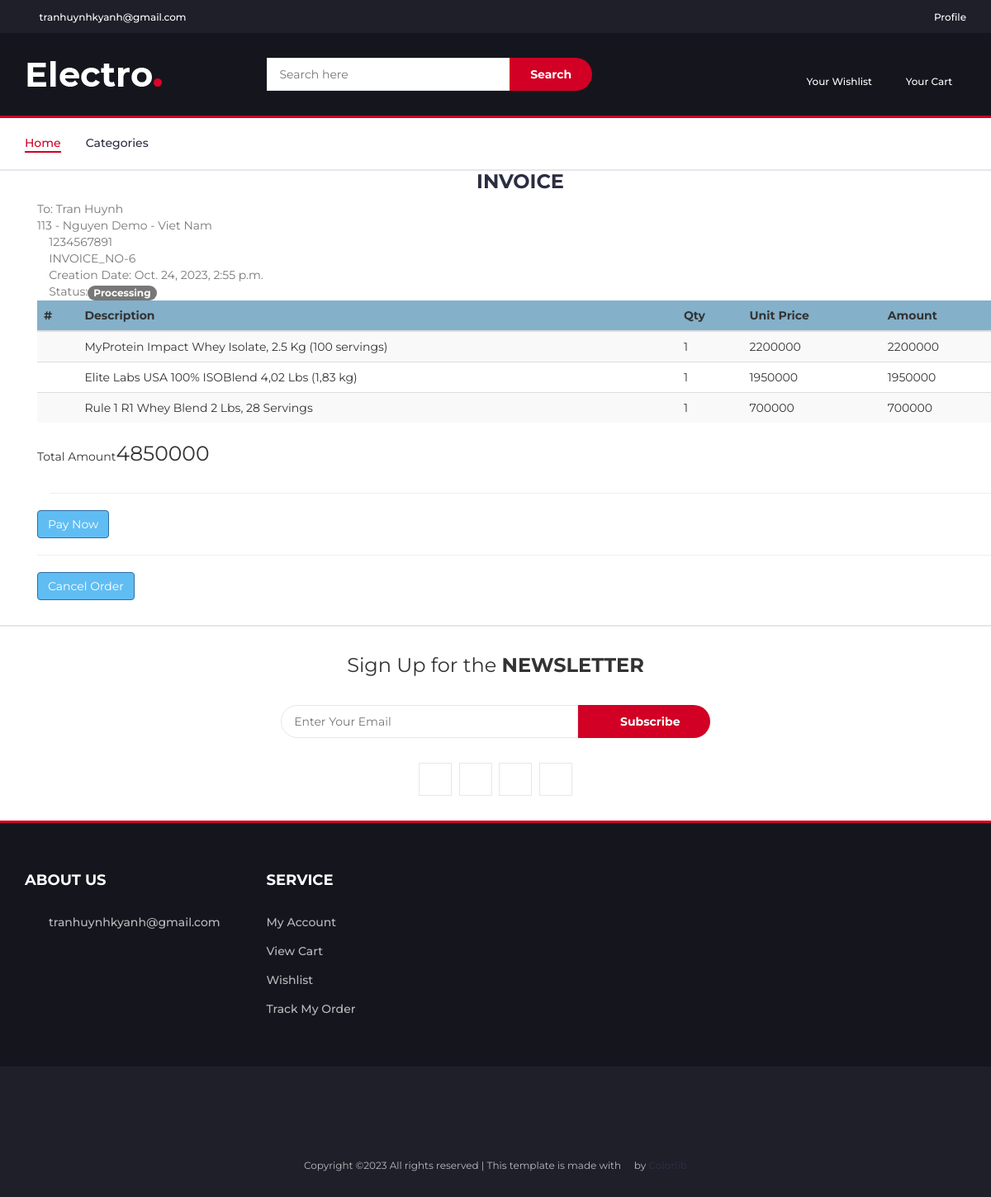
The page /order-detail/INVOICE_NO-6 (signed in) on the database its author committed.
### userauth/models.py (models this page shows, shortened)
class User(AbstractUser):
    username = models.CharField(max_length=100)
    email = models.EmailField(unique=True)
    image = models.ImageField(upload_to=user_directory_path,null=True,default="none.jpg")
    USERNAME_FIELD = "email"
    REQUIRED_FIELDS = ['username']

### core/models.py (models this page shows, shortened)
class Order(models.Model):
    invoice_no = models.CharField(max_length=200)
    user = models.ForeignKey(User,on_delete=models.CASCADE)
    price = models.PositiveBigIntegerField(default=2000)
    paid_status = models.BooleanField(default=False)
    order_date = models.DateTimeField(auto_now_add=True)
    product_status = models.TextField(choices=STATUS_CHOICE,max_length=30)
    destination = models.ForeignKey(Address,on_delete=models.CASCADE)
    image = models.ImageField(max_length=200,null=True)
    class Meta:
        verbose_name_plural = "Orders"

class Address(models.Model):
    user = models.ForeignKey(User,on_delete=models.SET_NULL,null=True)
    address = models.CharField(max_length=100,null=True)
    phone = models.BigIntegerField(null=True)
    status = models.BooleanField(default=False)
    class Meta:
        verbose_name_plural = "Address"

class OrderItems(models.Model):
    order = models.ForeignKey(Order,on_delete=models.CASCADE)
    item = models.ForeignKey(Product,on_delete=models.CASCADE)
    image = models.ImageField(max_length=200)
    quantity = models.IntegerField(default=1)
    price = models.PositiveBigIntegerField(default=2000)
    total = models.PositiveBigIntegerField(default=2000)
    class Meta:
        verbose_name_plural = "Order Items"

class Product(models.Model):
    pid =  ShortUUIDField(unique = True,length = 10,max_length=20,prefix="pro",alphabet="abcdefgh123456")
    title = models.CharField(max_length=100,default="MSI Laptop")
    category = models.ForeignKey(Category,on_delete=models.SET_NULL,null=True,db_constraint=False)
    image = models.ImageField(upload_to=user_directory_path,default="MSILaptop.jpg",null=True)
    description = models.CharField(blank=True,default="This is the product",max_length=300)
    price = models.PositiveBigIntegerField(default=2000,null=True)
    old_price = models.PositiveBigIntegerField(default=3000,null=True)
    specifications = models.TextField(null=True,blank=True)
    tags = models.ManyToManyField(Tag)
    product_status = models.TextField(choices=STATUS,max_length=10,default="Draft",null=True)
    status = models.BooleanField(default=True)
    in_stock = models.BooleanField(default=True)
    featured = models.BooleanField(default=True)
    digital = models.BooleanField(default=True)
    sku = ShortUUIDField(unique = True,length = 4,max_length=20,prefix="sku",alphabet="1234567890")
    vendor = models.ForeignKey(Vendor,on_delete=models.CASCADE,null=True)
    image_url = models.URLField(null=True)
    autocomplete_fields = ["title"]
    class Meta:
        verbose_name_plural = "Products"

### core/views.py (the view)
# urls.py: path("order-detail/<invoice>",OrderDetailView,name="order-detail"),
@login_required
def OrderDetailView(request,invoice):
    order = Order.objects.get(invoice_no = invoice)
    order_items = OrderItems.objects.filter(order=order).all()
    context = {
        "order":order,
        "order_items":order_items,
    }
    return render(request,"payment-completed.html",context)

### templates/payment-completed.html (shortened to what this page needs)
{%extends "index.html"%}
{%block body%}
<div class = "container">
    <div class="card">
        <div class="card-body">
        <div class="container mb-5 mt-3">
            <div class="container">
            <div class="col-md-12">
                <div class="text-center">
               <h3>INVOICE</h3>
                </div>
            </div>
            <div class="row">
                <div class="col-xl-8">
                <ul class="list-unstyled">
                    <li class="text-muted">To: {{request.user.first_name}}</li>
                    <li class="text-muted">{{order.destination.address}}</li>
                    <li class="text-muted"><i class="fas fa-phone"></i> {{order.destination.phone}}</li>
                </ul>
                </div>
                <div class="col-xl-4">
                <ul class="list-unstyled">
                    <li class="text-muted"><i class="fas fa-circle" style="color:#84B0CA ;"></i> {{order.invoice_no}}</li>
                    <li class="text-muted"><i class="fas fa-circle" style="color:#84B0CA ;"></i> <span
                        class="fw-bold">Creation Date: </span>{{order.order_date}}</li>
                    <li class="text-muted"><i class="fas fa-circle" style="color:#84B0CA ;"></i> <span
                        class="me-1 fw-bold">Status:</span><span class="badge bg-warning text-black fw-bold">
                        {{order.product_status}}</span></li>
                </ul>
                </div>
            </div>
            <div class="row my-2 mx-1 justify-content-center">
                <table class="table table-striped table-borderless">
                <thead style="background-color:#84B0CA ;" class="text-white">
                    <tr>
                    <th scope="col">#</th>
                    <th scope="col">Description</th>
                    <th scope="col">Qty</th>
                    <th scope="col">Unit Price</th>
                    <th scope="col">Amount</th>
                    </tr>
                </thead>
                <tbody>
                    {%for item in order_items%}
                    <tr>
                    <th scope="row"></th>
                    <td>{{item.item.title}}</td>
                    <td>{{item.quantity}}</td>
                    <td>{{item.price}}</td>
                    <td>{{item.total}}</td>
                    </tr>
                    {%endfor%}
                </tbody>
                </table>
            </div>
            <div class="row">
                <div class="col-xl-3">
                <p class="text-black float-start"><span class="text-black me-3"> Total Amount</span><span
                    style="font-size: 25px;">{{order.price}}</span></p>
                </div>
            </div>
            <hr>
            <div class="row">
                <div class="col-xl-2">
                {%if not order.paid_status%}
                    <button type="button" class="btn btn-primary text-capitalize"
                        style="background-color:#60bdf3 ;">Pay Now</button>
                {%else%}
                    <div class="col-xl-10">
                        <p>Thank you for your purchase</p>
                        </div>
                {%endif%}
                <hr>
                {%if order.product_status == "Processing" %}
                    <a id="confirm-delete" href="{%url 'delete-order' order.invoice_no %}" onclick="return confirm('Are you sure you want to delete this?')" class="btn btn-primary text-capitalize"
                        style="background-color:#60bdf3 ;">Cancel Order</a>
                {%endif%}
                </div>
            </div>
            </div>
        </div>
        </div>
    </div>
</div>
{%endblock body%}

### static/css/style.css (style rules this page uses)
body { font-family: 'Montserrat', sans-serif; font-weight: 400; color: #333; }
h1, h2, h3, h4, h5, h6 { color: #2B2D42; font-weight: 700; margin: 0 0 10px; }
a { color: #2B2D42; font-weight: 500; -webkit-transition: 0.2s color; transition: 0.2s color; }
ul, ol { margin: 0; padding: 0; list-style: none }

### rows shown on the page
User: user.first_name "Tran Huynh"
Order: destination.address "113 - Nguyen Demo - Viet Nam", destination.phone "1234567891", invoice_no "INVOICE_NO-6", order_date "Oct. 24, 2023, 2:55 p.m.", product_status "Processing", price "4850000"
OrderItems: item "MyProtein Impact Whey Isolate, 2.5 Kg (100 servings)", quantity "1", price "2200000", total "2200000"
OrderItems: item "Elite Labs USA 100% ISOBlend 4,02 Lbs (1,83 kg)", quantity "1", price "1950000", total "1950000"
OrderItems: item "Rule 1 R1 Whey Blend 2 Lbs, 28 Servings", quantity "1", price "700000", total "700000"
